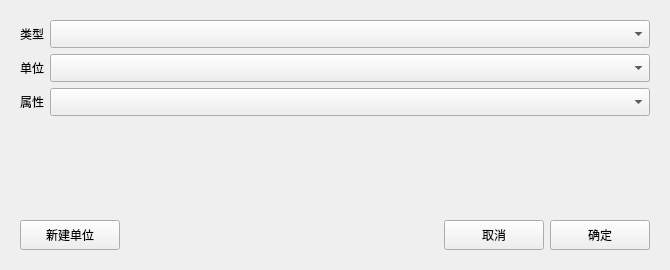
<?xml version="1.0" encoding="UTF-8"?>
<ui version="4.0">
 <class>Form</class>
 <widget class="QWidget" name="Form">
  <property name="geometry">
   <rect>
    <x>0</x>
    <y>0</y>
    <width>670</width>
    <height>270</height>
   </rect>
  </property>
  <property name="windowTitle">
   <string>Form</string>
  </property>
  <layout class="QGridLayout" name="gridLayout_4">
   <item row="0" column="0">
    <widget class="QWidget" name="widget" native="true">
     <layout class="QGridLayout" name="gridLayout_3">
      <item row="2" column="0">
       <layout class="QGridLayout" name="gridLayout">
        <item row="0" column="2">
         <widget class="QPushButton" name="pushButton_cancel">
          <property name="minimumSize">
           <size>
            <width>100</width>
            <height>30</height>
           </size>
          </property>
          <property name="text">
           <string>取消</string>
          </property>
         </widget>
        </item>
        <item row="0" column="1">
         <spacer name="horizontalSpacer">
          <property name="orientation">
           <enum>Qt::Horizontal</enum>
          </property>
          <property name="sizeHint" stdset="0">
           <size>
            <width>40</width>
            <height>20</height>
           </size>
          </property>
         </spacer>
        </item>
        <item row="0" column="3">
         <widget class="QPushButton" name="pushButton_sure">
          <property name="minimumSize">
           <size>
            <width>100</width>
            <height>30</height>
           </size>
          </property>
          <property name="text">
           <string>确定</string>
          </property>
         </widget>
        </item>
        <item row="0" column="0">
         <widget class="QPushButton" name="pushButton_add">
          <property name="minimumSize">
           <size>
            <width>100</width>
            <height>30</height>
           </size>
          </property>
          <property name="text">
           <string>新建单位</string>
          </property>
         </widget>
        </item>
       </layout>
      </item>
      <item row="1" column="0">
       <spacer name="verticalSpacer">
        <property name="orientation">
         <enum>Qt::Vertical</enum>
        </property>
        <property name="sizeType">
         <enum>QSizePolicy::Expanding</enum>
        </property>
        <property name="sizeHint" stdset="0">
         <size>
          <width>178</width>
          <height>39</height>
         </size>
        </property>
       </spacer>
      </item>
      <item row="0" column="0">
       <layout class="QGridLayout" name="gridLayout_2">
        <item row="0" column="0">
         <widget class="QLabel" name="label">
          <property name="sizePolicy">
           <sizepolicy hsizetype="Fixed" vsizetype="Preferred">
            <horstretch>0</horstretch>
            <verstretch>0</verstretch>
           </sizepolicy>
          </property>
          <property name="maximumSize">
           <size>
            <width>60</width>
            <height>16777215</height>
           </size>
          </property>
          <property name="text">
           <string>类型</string>
          </property>
          <property name="alignment">
           <set>Qt::AlignCenter</set>
          </property>
         </widget>
        </item>
        <item row="0" column="1">
         <widget class="QComboBox" name="comboBox_type">
          <property name="sizePolicy">
           <sizepolicy hsizetype="Expanding" vsizetype="Fixed">
            <horstretch>0</horstretch>
            <verstretch>0</verstretch>
           </sizepolicy>
          </property>
          <property name="minimumSize">
           <size>
            <width>140</width>
            <height>28</height>
           </size>
          </property>
         </widget>
        </item>
        <item row="1" column="0">
         <widget class="QLabel" name="label_2">
          <property name="sizePolicy">
           <sizepolicy hsizetype="Fixed" vsizetype="Preferred">
            <horstretch>0</horstretch>
            <verstretch>0</verstretch>
           </sizepolicy>
          </property>
          <property name="maximumSize">
           <size>
            <width>60</width>
            <height>16777215</height>
           </size>
          </property>
          <property name="text">
           <string>单位</string>
          </property>
          <property name="alignment">
           <set>Qt::AlignCenter</set>
          </property>
         </widget>
        </item>
        <item row="1" column="1">
         <widget class="QComboBox" name="comboBox_unit">
          <property name="sizePolicy">
           <sizepolicy hsizetype="Expanding" vsizetype="Fixed">
            <horstretch>0</horstretch>
            <verstretch>0</verstretch>
           </sizepolicy>
          </property>
          <property name="minimumSize">
           <size>
            <width>140</width>
            <height>28</height>
           </size>
          </property>
         </widget>
        </item>
        <item row="2" column="0">
         <widget class="QLabel" name="label_3">
          <property name="sizePolicy">
           <sizepolicy hsizetype="Fixed" vsizetype="Preferred">
            <horstretch>0</horstretch>
            <verstretch>0</verstretch>
           </sizepolicy>
          </property>
          <property name="maximumSize">
           <size>
            <width>60</width>
            <height>16777215</height>
           </size>
          </property>
          <property name="text">
           <string>属性</string>
          </property>
          <property name="alignment">
           <set>Qt::AlignCenter</set>
          </property>
         </widget>
        </item>
        <item row="2" column="1">
         <widget class="QComboBox" name="comboBox_attribute">
          <property name="sizePolicy">
           <sizepolicy hsizetype="Expanding" vsizetype="Fixed">
            <horstretch>0</horstretch>
            <verstretch>0</verstretch>
           </sizepolicy>
          </property>
          <property name="minimumSize">
           <size>
            <width>140</width>
            <height>28</height>
           </size>
          </property>
         </widget>
        </item>
       </layout>
      </item>
     </layout>
    </widget>
   </item>
  </layout>
 </widget>
 <resources/>
 <connections/>
</ui>
